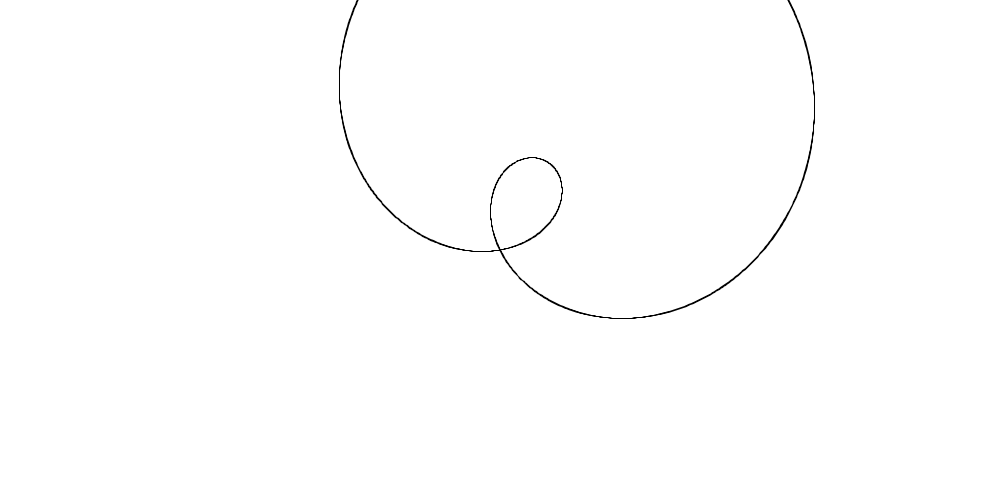
Frame 1 (no input)
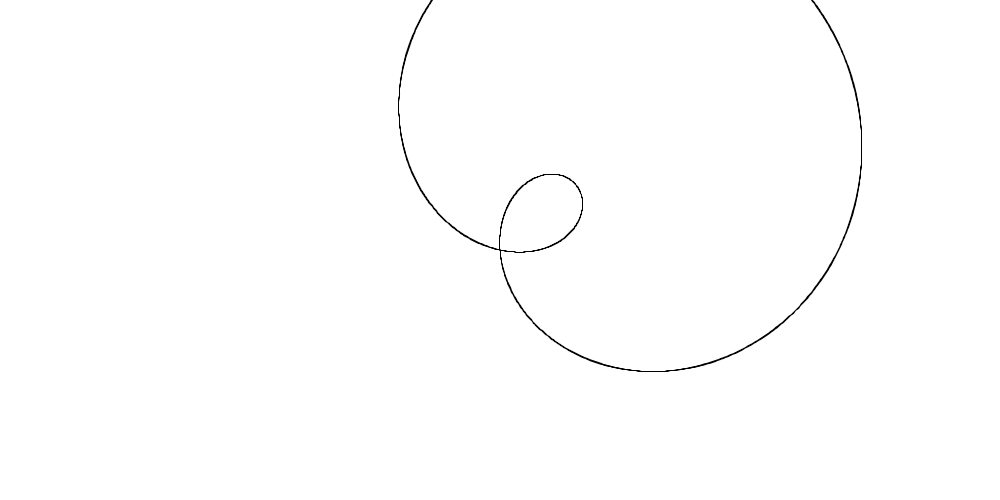
Frame 60 (the mouse pressed at the canvas centre just before this capture)
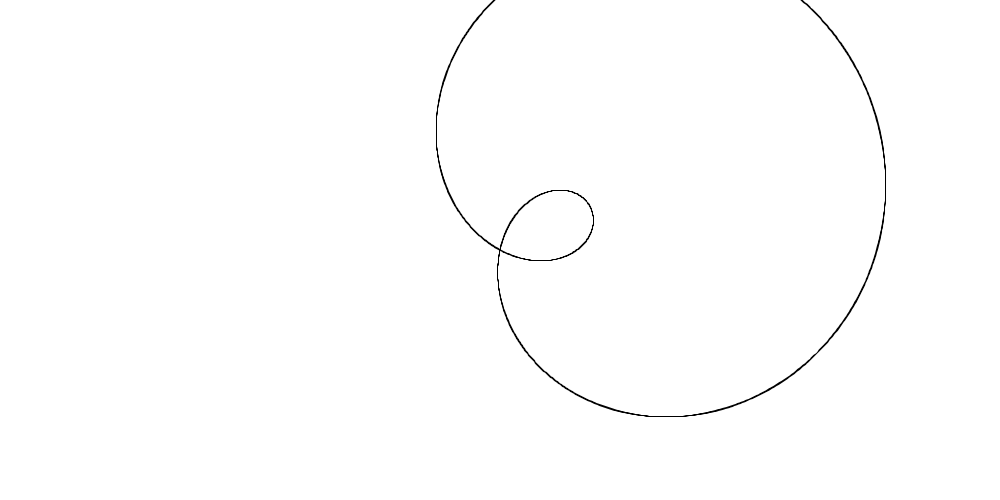
Frame 120 (the mouse held since frame 60 and released just before this capture)

The Processing sketch that drew these frames (run headless with seeded random() and noise(); from frame 60 on, the mouse is pressed at the canvas centre):

// Processing sketch: Plotting
// ── Plotting.pde
float h = 1;

void setup(){
  size(1000,500);
  pixelDensity(2);
}

void draw(){
  background(255);
  h+=0.1;
  float[] rCoords = new float[10000];
  float[] tCoords = new float[10000];
  for(int i = 0; i < rCoords.length; i++){
     float t = 0.01*i;
     rCoords[i] = 3+ 5*cos(t-h);
     tCoords[i] = t;
  }  
  
  PolarPlot p = new PolarPlot(rCoords, tCoords);
  p.displaySmooth();
}

/**
Provides methods for plotting a set of points, as well as connecting them
Has issues if the domain (the x values) do not always yield y values, specifically
with the sqrt function and negative values. I'm not quite sure how to address this as of now. 
**/
class Plot{
  float[] xCoords;
  float[] yCoords;
  float pointWidth = 6.0;
  float curveWidth = 1.0;
  boolean isSmooth = true; // defaults to smooth plot
  float scaleFactor = 50.0;
  
  public Plot(float[] xCoords, float[] yCoords){
     if(xCoords.length != yCoords.length){
        System.out.println("Not equal number of x and y coordinates"); 
        return;
     }
     this.xCoords = xCoords;
     this.yCoords = yCoords;
  }
  
  public void display(){
    if(isSmooth){
       displaySmooth(); 
    }
    else{
      displayNoSmooth(); // displays only points, does not connect them
    }
  }
  
  public void displaySmooth(){
    // Plot each point
    strokeWeight(curveWidth);
    noFill();
    pushMatrix();
    translate(width/2, height/2);
    beginShape();
    curveVertex(scaleFactor*xCoords[0], -1 * scaleFactor * yCoords[0]);
     for(int i = 0; i < xCoords.length; i++){
         curveVertex(scaleFactor * xCoords[i], -1 * scaleFactor * yCoords[i]);
     }
    curveVertex(scaleFactor*xCoords[xCoords.length-1], -1 * scaleFactor * yCoords[xCoords.length-1]);
    endShape();
    popMatrix();
  }
  
  public void displayNoSmooth(){
     // Plot each point
     strokeWeight(pointWidth);
     pushMatrix();
     translate(width/2, height/2);
     for(int i = 0; i < xCoords.length; i++){
         point(scaleFactor * xCoords[i], -1 * scaleFactor * yCoords[i]);
     }
     popMatrix();
  }
}

class PolarPlot{
  float[] rCoords;
  float[] tCoords;
  float pointWidth = 6.0;
  float curveWidth = 1.0;
  boolean isSmooth = true; // defaults to smooth plot
  float scaleFactor = 50.0;
  int len;
  
  public PolarPlot(float[] rCoords, float[] tCoords){
     if(rCoords.length != tCoords.length){
        System.out.println("Not equal number of x and y coordinates"); 
        return;
     }
     this.rCoords = rCoords;
     this.tCoords = tCoords;
     len = rCoords.length;
     
  }
  
  public void displaySmooth(){
    strokeWeight(curveWidth);
    noFill();
    pushMatrix();
    translate(width/2, height/2);
    beginShape();
    curveVertex(scaleFactor*rCoords[0]*cos(tCoords[0]),
                -1 * scaleFactor * rCoords[0] * sin(tCoords[0]));
     for(int i = 0; i < len; i++){
         float x = rCoords[i]*cos(tCoords[i]);
         float y = rCoords[i]*sin(tCoords[i]);
         curveVertex(scaleFactor * x, -1 * scaleFactor * y);
     }
    curveVertex(scaleFactor*rCoords[len-1]*cos(tCoords[len-1]),
            -1 * scaleFactor * rCoords[len-1] * sin(tCoords[len-1]));
    endShape();
    popMatrix();
  }
}

class Axes{
  
   float scaleFactor = 50.0;
   
   public Axes(float xMin, float xMax, float yMin, float yMax, float xStep, float yStep){
      
   }
  
  
}
